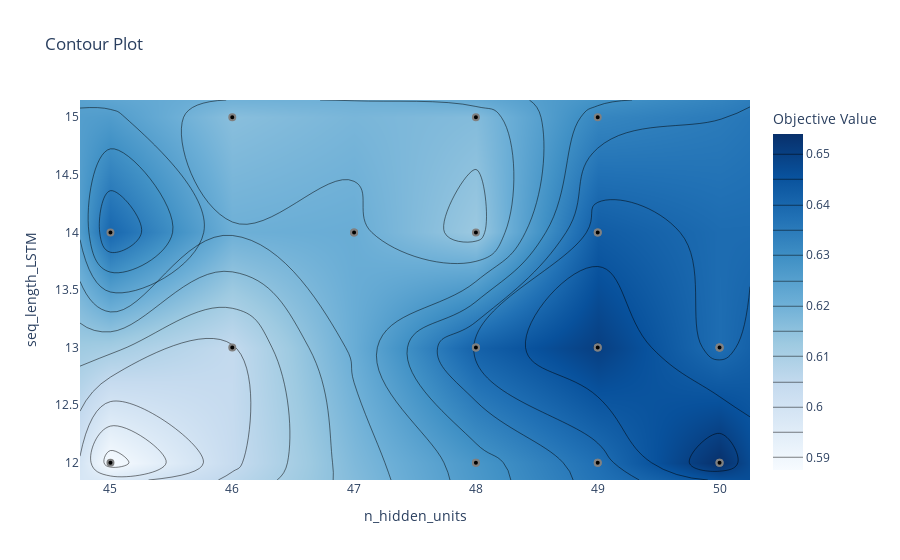

The notebook cell saved with this chart:
### Code cell
# Plotting the optimization history of the study.

optuna.visualization.plot_optimization_history(study)

#Plotting the accuracies for each hyperparameter for each trial.
    
optuna.visualization.plot_slice(study)

# Plotting the accuracy surface for the hyperparameters involved in the random forest model.

optuna.visualization.plot_contour(study, params=["seq_length_LSTM", "n_hidden_units"])

### Figure 1 — Plotly figure (JSON) as saved in the notebook; plotly's stock layout.template omitted (floating-point values rounded to 4 significant figures)
{"data": [{"colorbar": {"title": {"text": "Objective Value"}}, "colorscale": [[0, "rgb(247,251,255)"], [0.125, "rgb(222,235,247)"], [0.25, "rgb(198,219,239)"], [0.375, "rgb(158,202,225)"], [0.5, "rgb(107,174,214)"], [0.625, "rgb(66,146,198)"], [0.75, "rgb(33,113,181)"], [0.875, "rgb(8,81,156)"], [1, "rgb(8,48,107)"]], "connectgaps": true, "contours": {"coloring": "heatmap"}, "hoverinfo": "none", "line": {"smoothing": 1.3}, "reversescale": false, "type": "contour", "x": [44.75, 45, 46, 47, 48, 49, 50, 50.25], "y": [11.85, 12, 13, 14, 15, 15.15], "z": [[null, null, null, null, null, null, null, null], [null, 0.5875, null, null, 0.6277, 0.6379, 0.654, null], [null, null, 0.6046, null, 0.6414, 0.6503, 0.6383, null], [null, 0.64, null, 0.6212, 0.6128, 0.6428, null, null], [null, null, 0.6159, null, 0.6168, 0.6321, null, null], [null, null, null, null, null, null, null, null]]}, {"marker": {"color": "black", "line": {"color": "Gray", "width": 2}}, "mode": "markers", "name": "Feasible Trial", "showlegend": false, "type": "scatter", "x": [46, 45, 49, 46, 50, 49, 47, 49, 49, 50, 49, 50, 48, 47, 48, 49, 48, 48, 50, 50, 45, 48, 48, 49], "y": [15, 14, 13, 13, 12, 14, 14, 15, 12, 13, 14, 13, 14, 14, 13, 12, 12, 15, 13, 12, 12, 13, 12, 13]}, {"marker": {"color": "#cccccc", "line": {"color": "Gray", "width": 2}}, "mode": "markers", "name": "Infeasible Trial", "showlegend": false, "type": "scatter", "x": [], "y": []}], "layout": {"title": {"text": "Contour Plot"}, "xaxis": {"range": [44.75, 50.25], "title": {"text": "n_hidden_units"}}, "yaxis": {"range": [11.85, 15.15], "title": {"text": "seq_length_LSTM"}}}}
